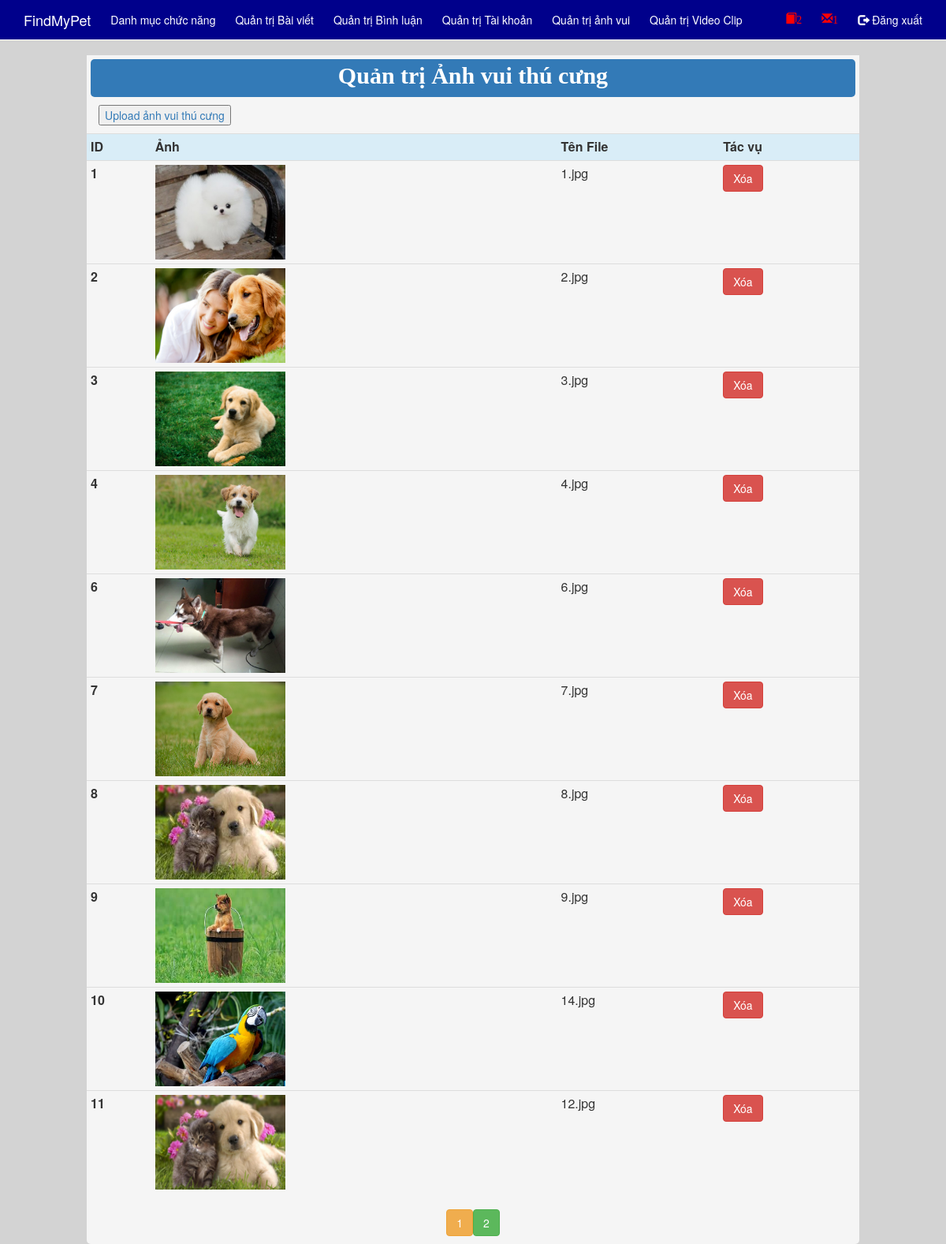
/Admin/QLAnhVuiThuCung.php (signed in), run on the app's committed database.
### tables this page shows
CREATE TABLE IF NOT EXISTS `slider` (
  `ID` int(11) NOT NULL,
  `TenFile` varchar(50) NOT NULL
);

### Admin/QLAnhVuiThuCung.php (the view, shortened to what this page needs)
<html>
<head>
    <link href="../asset/Bootstrap/css/bootstrap.min.css" rel="stylesheet">
    <link href="../css/menu.css" rel="stylesheet">
    <link rel="stylesheet" type="text/css" href="../css/style.css" media="screen" />
</head>
<body style="background-color: lightgrey;min-height:100%;">
	<?php
        include("menu_Admin.php");
    ?>
<div class="container" style="background-color: whitesmoke;width:980px; border-radius: 5px;">
	<div class="row" style="background-color: whitesmoke;padding-top: 5px;">
    	<p class="bg-primary" style="margin-right: 5px;margin-left: 5px;font-size: 30px;color:white;font-family: tahoma;text-align: center;border-radius:5px;padding-bottom: 5px;"> <b>Quản trị Ảnh vui thú cưng</b> </p>
    </div>
    <div class="row">
        <div class="col-md-3">
        	<p><a href="AnhVui_Upload.php"><input type="button" value="Upload ảnh vui thú cưng"/></a> </p>
        </div>
	</div>
	<div class="row" align="center" style="margin-bottom:10px">
        <table class="table table-condensed" width="50%">
        <tr>
            <th class="info">ID</th>
            <th class="info">Ảnh</th>
            <th class="info">Tên File</th>
            <th class="info">Tác vụ</th>
        </tr>
        <?php
            $conn = ConnectDB::connect();
            $sql = "SELECT * FROM Slider ORDER BY ID ASC";
			$row_per_page=10;
            $resultAll = mysqli_query($conn, $sql);
			$rows = $resultAll->num_rows;
			if ($rows>$row_per_page) $page=ceil($rows/$row_per_page);
			else $page=1;
			if(array_key_exists('start',$_GET))
			{
				$start = $_GET['start'];
			}
			else
				$start = 0;
			$sql .= " LIMIT ".$start.",".$row_per_page;
			$result = mysqli_query($conn, $sql);
            if($result->num_rows > 0)
            {
                while($row = $result->fetch_assoc())
                {
                    echo "<tr>";
                        echo "<th>". $row['ID'] ."</th>";
                        echo "<td><img class='imgSlide' src='../img/AnhVui/". $row['TenFile'] ."'></td>";
						echo "<td>". $row['TenFile'] ."</td>";
                        echo "<td>
                            <a href='AnhVui_Xoa.php?ID=".$row['ID']."&TenFile=".$row['TenFile']."'> <input type='button' value='Xóa' class='btn btn-danger'/> </a>
                            </td>";
                    echo "</tr>";
                }
            }
        ?>
		</table>
        <?php
		$page_cr=($start/$row_per_page)+1;
		for($i=1;$i<=$page;$i++)
		{
		 if ($page_cr!=$i) echo "<a href='QLAnhVuiThuCung.php?start=".$row_per_page*($i-1)."'><button type='button' class='btn btn-success'>".$i."</button></a>";
		 else echo "<button type='button' class='btn btn-warning'>".$i."</button>";
		}
		?>
    </div>
</div>
</body>
</html>

### css/style.css (style rules this page uses)
.imgSlide { width:165px; height:120px; }
img { width:100%; }

### data on the page
slider: ID "1", TenFile (picture), TenFile "1.jpg"
slider: ID "2", TenFile (picture), TenFile "2.jpg"
slider: ID "3", TenFile (picture), TenFile "3.jpg"
slider: ID "4", TenFile (picture), TenFile "4.jpg"
slider: ID "6", TenFile (picture), TenFile "6.jpg"
slider: ID "7", TenFile (picture), TenFile "7.jpg"
slider: ID "8", TenFile (picture), TenFile "8.jpg"
slider: ID "9", TenFile (picture), TenFile "9.jpg"
slider: ID "10", TenFile (picture), TenFile "14.jpg"
slider: ID "11", TenFile (picture), TenFile "12.jpg"

### other printed values
$countBV[0] "2"
$countBL[0] "1"
